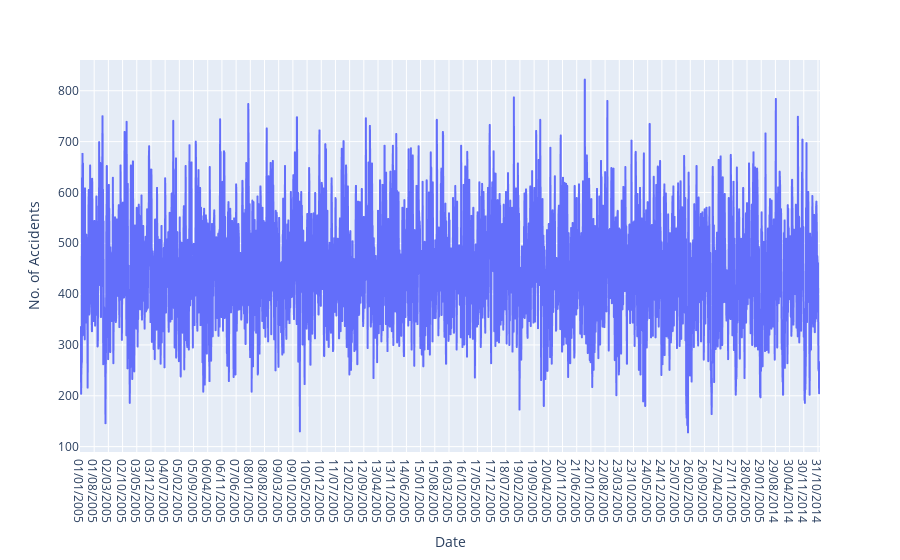

Write notebook code for a chart like this one.
### Code cell
dt1 = df.groupby('Date')['Accident_Index'].count()\
.reset_index()\
.rename(columns={'Accident_Index':'No. of Accidents'})

fig = px.line(dt1, x='Date', y='No. of Accidents',
              labels={'index': 'Date', 'value': 'No. of Accidents'})
fig.show()

### Figure 1 — Plotly figure (JSON) as saved in the notebook; plotly's stock layout.template omitted (floating-point values rounded to 4 significant figures; data arrays with more than 128 entries replaced by an {"elided": "..."} marker saying what was removed)
{"data": [{"hovertemplate": "Date=%{x}<br>No. of Accidents=%{y}<extra></extra>", "legendgroup": "", "line": {"color": "#636efa", "dash": "solid"}, "marker": {"symbol": "circle"}, "mode": "lines", "name": "", "showlegend": false, "type": "scattergl", "x": {"elided": "3286 str values"}, "xaxis": "x", "y": {"elided": "3286 int values"}, "yaxis": "y"}], "layout": {"legend": {"tracegroupgap": 0}, "margin": {"t": 60}, "xaxis": {"anchor": "y", "domain": [0, 1], "title": {"text": "Date"}}, "yaxis": {"anchor": "x", "domain": [0, 1], "title": {"text": "No. of Accidents"}}}}
